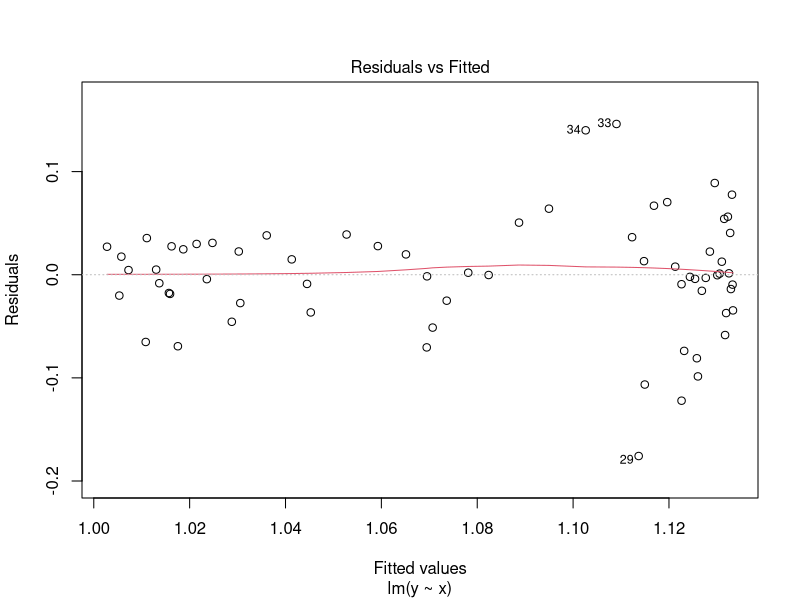
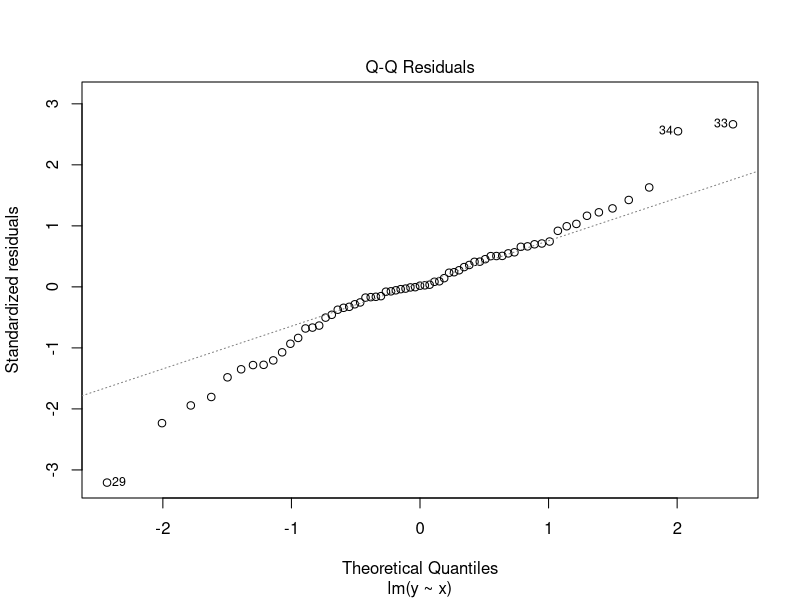
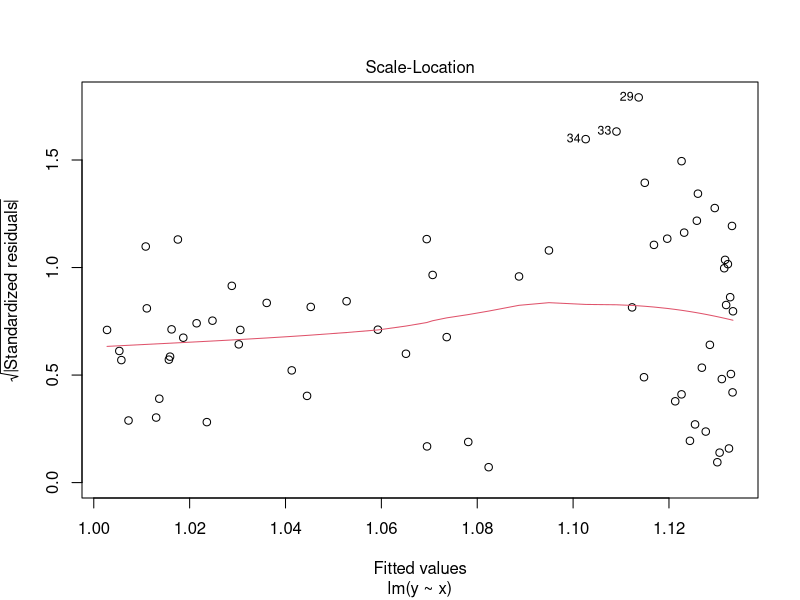
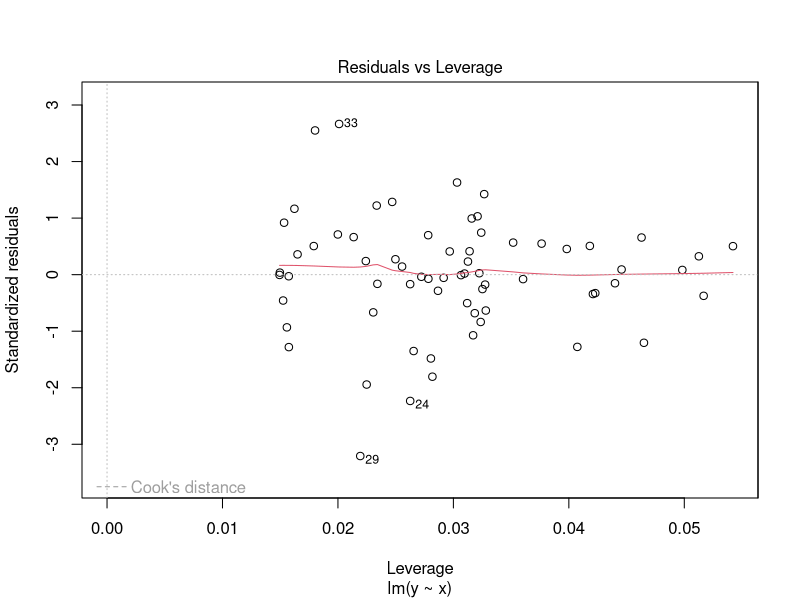

Write the R code that produced these figures, in order.
## ---- chunk 1
knitr::opts_chunk$set(echo = TRUE)
## ---- chunk 2
setwd("C:/Users/zl23n/OneDrive - Florida State University/Graduate-FSU/Research/2024 Airport TR-B/airport_code/pythonProject/summary_stat")
data <- read.csv("PHX_Annual.csv")
colnames(data) <- c("year", "passenger")
head(data)


data$passenger = data$passenger / 1e7


# Create lagged column
data$passenger_next <- c(data$passenger[-1], NA)
head(data)

data <- data[-1, ]
head(data)


data <- subset(data, year < 2019)
tail(data)

data$y <- data$passenger_next / data$passenger
data$x <- data$passenger
## ---- chunk 3
model <- lm(y ~ x, data = data)
summary(model)
## ---- chunk 4
plot(model)
